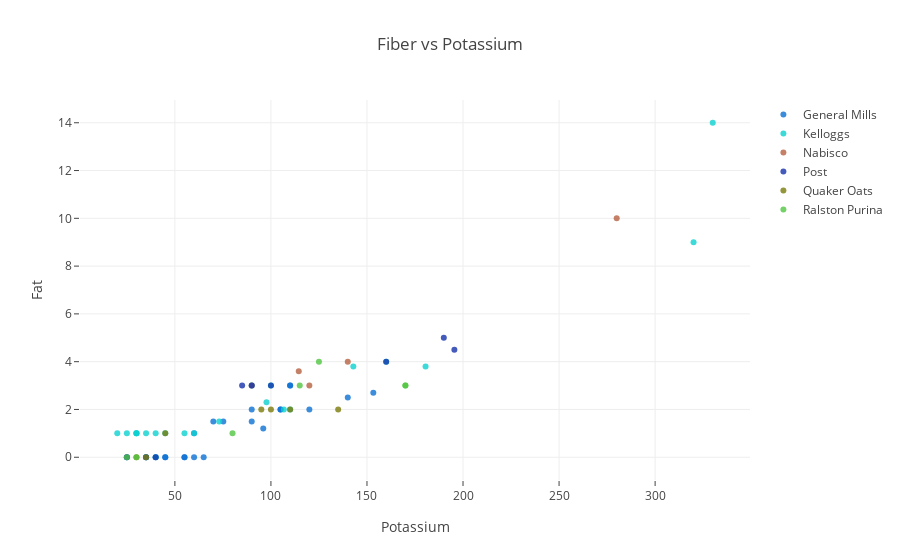

Notebook code cell kept with this figure:
### Code cell
py.offline.iplot(fig)

### Figure 1 — Plotly figure (JSON) as saved in the notebook; plotly's stock layout.template omitted (floating-point values rounded to 4 significant figures)
{"data": [{"marker": {"color": "rgba(12, 112, 212, 0.8)"}, "mode": "markers", "name": "General Mills", "text": ["General Mills", "General Mills", "General Mills", "General Mills", "General Mills", "General Mills", "General Mills", "General Mills", "General Mills", "General Mills", "General Mills", "General Mills", "General Mills", "General Mills", "General Mills", "General Mills", "General Mills", "General Mills", "General Mills", "General Mills", "General Mills", "General Mills"], "type": "scatter", "uid": "69ed2881-ea09-44f5-addd-1317a0674fe7", "x": ["70.0", "75.2", "105.0", "45.0", "105.0", "55.0", "65.0", "120.0", "45.0", "90.0", "40.0", "55.0", "90.0", "96.0", "140.0", "35.0", "153.3", "110.0", "60.0", "25.0", "110.0", "60.0"], "y": ["1.5", "1.5", "2.0", "0.0", "2.0", "0.0", "0.0", "2.0", "0.0", "1.5", "0.0", "0.0", "2.0", "1.2", "2.5", "0.0", "2.7", "3.0", "0.0", "0.0", "3.0", "1.0"]}, {"marker": {"color": "rgba(11, 209, 208, 0.8)"}, "mode": "markers", "name": "Kelloggs", "text": ["Kelloggs", "Kelloggs", "Kelloggs", "Kelloggs", "Kelloggs", "Kelloggs", "Kelloggs", "Kelloggs", "Kelloggs", "Kelloggs", "Kelloggs", "Kelloggs", "Kelloggs", "Kelloggs", "Kelloggs", "Kelloggs", "Kelloggs", "Kelloggs", "Kelloggs", "Kelloggs", "Kelloggs", "Kelloggs", "Kelloggs"], "type": "scatter", "uid": "c2d0c579-9025-4732-b400-94176c65b9cf", "x": ["320.0", "330.0", "30.0", "35.0", "20.0", "160.0", "30.0", "30.0", "25.0", "100.0", "142.9", "60.0", "73.1", "106.7", "40.0", "97.7", "90.0", "45.0", "180.5", "110.0", "35.0", "40.0", "55.0"], "y": ["9.0", "14.0", "1.0", "1.0", "1.0", "4.0", "1.0", "1.0", "1.0", "3.0", "3.8", "1.0", "1.5", "2.0", "0.0", "2.3", "3.0", "1.0", "3.8", "2.0", "0.0", "1.0", "1.0"]}, {"marker": {"color": "rgba(183, 98, 65, 0.8)"}, "mode": "markers", "name": "Nabisco", "text": ["Nabisco", "Nabisco", "Nabisco", "Nabisco", "Nabisco"], "type": "scatter", "uid": "3194e9e1-dcb8-4df8-bfd4-575b03689d23", "x": ["280.0", "114.5", "140.0", "120.0", "90.0"], "y": ["10.0", "3.6", "4.0", "3.0", "3.0"]}, {"marker": {"color": "rgba(23, 50, 170, 0.8)"}, "mode": "markers", "name": "Post", "text": ["Post", "Post", "Post", "Post", "Post", "Post", "Post", "Post", "Post"], "type": "scatter", "uid": "7e3e017c-a921-443f-9c1d-2c9b6301918e", "x": ["190.0", "160.0", "25.0", "40.0", "85.0", "90.0", "100.0", "35.0", "195.5"], "y": ["5.0", "4.0", "0.0", "0.0", "3.0", "3.0", "3.0", "0.0", "4.5"]}, {"marker": {"color": "rgba(123, 123, 10, 0.8)"}, "mode": "markers", "name": "Quaker Oats", "text": ["Quaker Oats", "Quaker Oats", "Quaker Oats", "Quaker Oats", "Quaker Oats", "Quaker Oats", "Quaker Oats"], "type": "scatter", "uid": "d9e95569-7daf-469b-8f95-9f9778d6ed61", "x": ["135.0", "35.0", "45.0", "95.0", "30.0", "100.0", "110.0"], "y": ["2.0", "0.0", "1.0", "2.0", "0.0", "2.0", "2.0"]}, {"marker": {"color": "rgba(80, 198, 65, 0.8)"}, "mode": "markers", "name": "Ralston Purina", "text": ["Ralston Purina", "Ralston Purina", "Ralston Purina", "Ralston Purina", "Ralston Purina", "Ralston Purina", "Ralston Purina"], "type": "scatter", "uid": "8f15fca4-c371-420f-8ba8-bc73a4f29acf", "x": ["125.0", "25.0", "80.0", "170.0", "170.0", "30.0", "115.0"], "y": ["4.0", "0.0", "1.0", "3.0", "3.0", "0.0", "3.0"]}], "layout": {"title": {"text": "Fiber vs Potassium"}, "xaxis": {"ticklen": 5, "title": {"text": "Potassium"}, "zeroline": false}, "yaxis": {"ticklen": 5, "title": {"text": "Fat"}, "zeroline": false}}}
